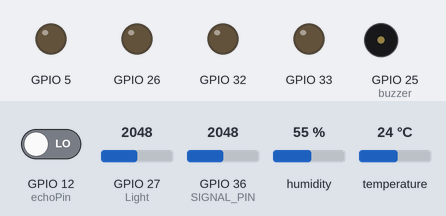
This sketch was run on a simulated ESP32. On the bench: output pins drawn as LEDs (lit = HIGH), buzzer (waves = sounding, pin HIGH). The test bench sets the inputs (shaded band); at power-on: humidity 55 %, GPIO 27 (Light) = 2048, GPIO 36 (SIGNAL_PIN) = 2048, GPIO 12 (echoPin) LOW, temperature 24 °C. WiFi joins after 1.5 s; servers stay silent unless stated; pins used as bus, display or sensor lines are not drawn; what the sketch prints to the serial monitor is not drawn.

Above: at 4.7 s.
4.8 s: humidity set to 52 %
At 9.2 s:
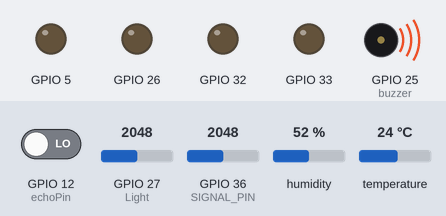
11.0 s: humidity set to 48 %
At 19.9 s:
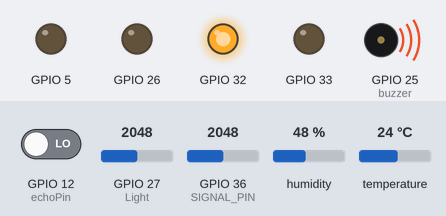
20.5 s: GPIO 27 (Light) set to 1868
23.7 s: GPIO 27 (Light) set to 1736
At 32.7 s:
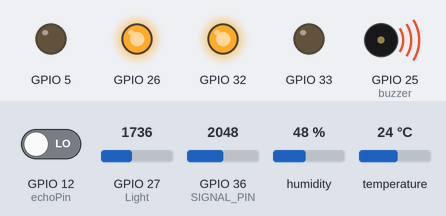
33.6 s: GPIO 36 (SIGNAL_PIN) set to 848
40.8 s: GPIO 36 (SIGNAL_PIN) set to 730
At 50.6 s:
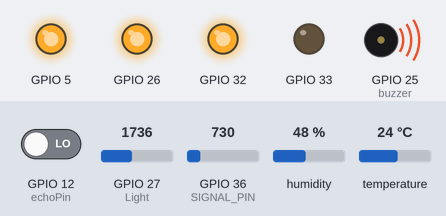
Timing chart, 0 to 51.6 s (numbered marks = the images above; inputs shaded):
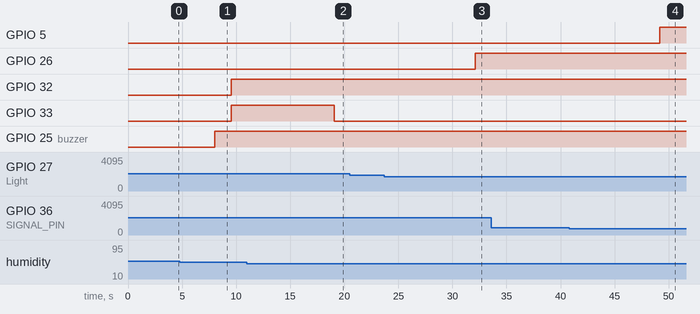

Measured:
- the behaviour switches between 51 and 50 % on humidity (found by bisection; images 1 and 2)
- the behaviour switches between 1800 and 1799 on GPIO 27 (Light) (found by bisection; images 2 and 3)
- the behaviour switches between 800 and 799 on GPIO 36 (SIGNAL_PIN) (found by bisection; images 3 and 4)
- after the input at 11.0 s, GPIO 33: HIGH → LOW after 8.1 s
- after the input at 20.5 s, every drawn part: stays the same
- after the input at 23.7 s, GPIO 26: LOW → HIGH after 8.4 s
- after the input at 33.6 s, every drawn part: stays the same
- after the input at 40.8 s, GPIO 5: LOW → HIGH after 8.4 s

The sketch:

Web_All_sensors.ino
```cpp
#include <WiFi.h>
#include <WiFiClient.h>
#include <WebServer.h>

String page = "";
const char* ssid = "Galaxy A31386B";
const char* password = "shifa123";
WebServer server(80);


//LDR
#define Light 27
int val;

//ultrasonic
//define sound speed in cm/uS
#define SOUND_SPEED 0.034
#define CM_TO_INCH 0.393701
#define buzzer 25
const int trigPin = 13;
const int echoPin = 12;
long duration;
float distanceCm;
float distanceInch;

//dht
#include <DHT.h>
#define DHT_SENSOR_PIN  15 // ESP32 pin GIOP21 connected to DHT11 sensor
#define DHT_SENSOR_TYPE DHT11
DHT dht_sensor(DHT_SENSOR_PIN, DHT_SENSOR_TYPE);
float humi;
float tempC;
float tempF;

//waterlevel
#define POWER_PIN  17
#define SIGNAL_PIN 36
int value = 0; // variable to store the sensor value

void setup() {
  Serial.begin(115200);
  delay(2000);

  WiFi.begin(ssid, password);
  Serial.println("");
  while (WiFi.status() != WL_CONNECTED) {
    delay(500);
    Serial.print(".");
  }
  Serial.println("");
  Serial.print("IP address: ");
  Serial.println(WiFi.localIP());

  server.on("/", []() {
 page = "<head>"
            "<meta http-equiv=\"refresh\" content=\"3\">"
            "</head>"
            " <body>"
            "<center>"
            "<h1> Home Automation System </h1>"
            " <h2>Light Dependent Resistor </h2>"
            "<h3>LDR value</h3>"
            "<h4>" + String(val) + "</h4>"
            " <br><br>"
            "<h2>Ultasonic Distance Monitor</h2>"
            "<h3>Current distance(cm):</h3>"
            "<h4>" + String(distanceCm) + "</h4> "
            "<h3>Current distance(inch):</h3> "
            "<h4>" + String(distanceInch) + "</h4>"
            " <br><br>"
            "<h2>Temperature | Humidity Sensor</h2>"
            "<h3> Humidity:</h3>"
            "<h4>" + String(humi) + "</h4>"
            "<h3>Temperature(celsius):</h3>"
            "<h4>" + String(tempC) + "</h4>"
            "<h3>Temperature (Farenheit):</h3>"
            "<h4>" + String(tempF) + "</h4>"
            " <br><br>"
             "<h2>Water Level Sensor</h2>"
            "<h3>Water Level</h3>"
            "<h4>" + String(value) + "</h4>"
            "</center>"
            "</body>";
    server.send(200, "text/html", page);
  });
  server.begin();
  Serial.println("Web server started!");

  //LDR
  pinMode (26, OUTPUT);

  //ultrasonic
  pinMode(trigPin, OUTPUT); // Sets the trigPin as an Output
  pinMode(echoPin, INPUT); // Sets the echoPin as an Input
  dht_sensor.begin(); // initialize the DHT sensor
  pinMode(buzzer,OUTPUT);

  //water level
  pinMode(POWER_PIN, OUTPUT);   // configure D7 pin as an OUTPUT
  digitalWrite(POWER_PIN, LOW); // turn the sensor OFF
  pinMode(5, OUTPUT);

  //DHT
  pinMode (32, OUTPUT);
  pinMode (33, OUTPUT);
}

void loop() {
   LDR();

  Ultrasonic();

  hum_temp();

  watersensor();
}


void LDR(){
Serial.println("LIGHT DEPENDENT RESISTOR");
  val = analogRead(Light);

   if (val<1800)
   {
    digitalWrite (26, HIGH);
   }
  else
  {
    digitalWrite (26, LOW);
  }
  Serial.print("LDR value: ");
  Serial.println(val);
  Serial.println();
  server.handleClient();
  delay(1500);
}

void Ultrasonic()
{
  //Clears the trigPin
  Serial.println("ULTRASONIC SENSOR");
  digitalWrite(trigPin, LOW);
  delay(1000);
  // Sets the trigPin on HIGH state for 10 micro seconds
  digitalWrite(trigPin, HIGH);
  delay(1000);
  digitalWrite(trigPin, LOW);

  // Reads the echoPin, returns the sound wave travel time in microseconds
  duration = pulseIn(echoPin, HIGH);

  // Calculate the distance
  distanceCm = duration * SOUND_SPEED/2;

  // Convert to inches
  distanceInch = distanceCm * CM_TO_INCH;
  if (distanceInch < 2)
     digitalWrite(buzzer, HIGH);
  else
     digitalWrite(buzzer, LOW);

  // Prints the distance in the Serial Monitor
  Serial.print("Distance (cm): ");
  Serial.println(distanceCm);
  Serial.print("Distance (inch): ");
  Serial.println(distanceInch);
  Serial.println();
  server.handleClient();
  delay(1500);
}

void hum_temp()
{
Serial.println("HUMIDITY & TEMPERATURE SENSOR");
  // read humidity
  humi  = dht_sensor.readHumidity();
  // read temperature in Celsius
  tempC = dht_sensor.readTemperature();
  // read temperature in Fahrenheit
  tempF = dht_sensor.readTemperature(true);

 //turn Green LED ON if Temperature is above 20°C
  if(tempC>20)
     digitalWrite(32, HIGH);
  else
     digitalWrite(32,  LOW);

 //turn red LED on if Humidity is above 50%
  if(humi>50)
     digitalWrite(33, HIGH);
  else
    digitalWrite(33,  LOW);


  // check whether the reading is successful or not
  if ( isnan(tempC) || isnan(tempF) || isnan(humi)) {
    Serial.println("Failed to read from DHT sensor!");
  } else {

    Serial.print("Humidity: ");
    Serial.print(humi);
    Serial.print("%");

    Serial.print("  |  ");

    Serial.print("Temperature: ");
    Serial.print(tempC);
    Serial.print("°C  ~  ");
    Serial.print(tempF);
    Serial.println("°F");
    Serial.println();
    server.handleClient();
  }
  // wait a 2 seconds between readings
  delay(1500);
  }

void watersensor()
{
  Serial.println("WATER LEVEL SENSOR");
  digitalWrite(POWER_PIN, HIGH);  // turn the sensor ON
  delay(10);                      // wait 10 milliseconds
  value = analogRead(SIGNAL_PIN); // read the analog value from sensor
  if(value>=800)
  {
  digitalWrite (5 ,LOW);
  }
  else
  {
  digitalWrite (5 ,HIGH);
  }

  digitalWrite(POWER_PIN, LOW);   // turn the sensor OFF

  Serial.print("Sensor value: ");
  Serial.println(value);
  Serial.println();
  Serial.println();
  server.handleClient();
  delay(2000);
}
```
